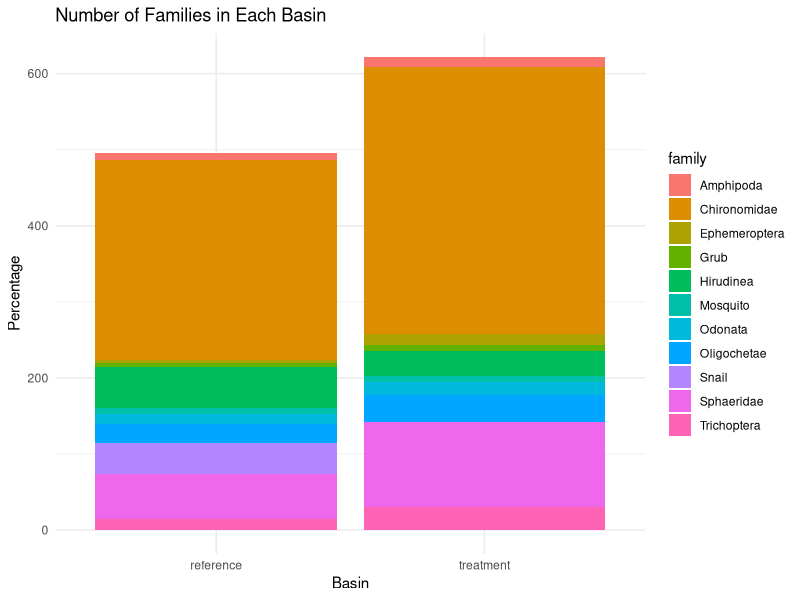
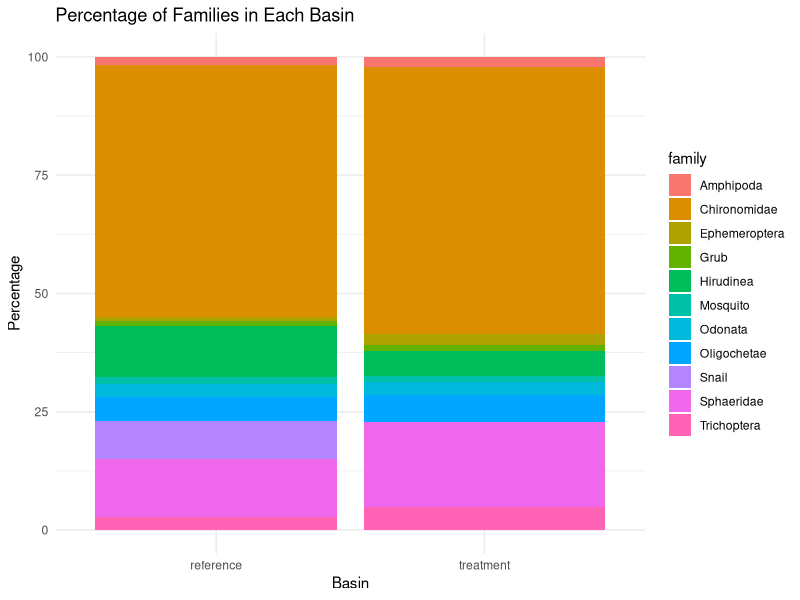
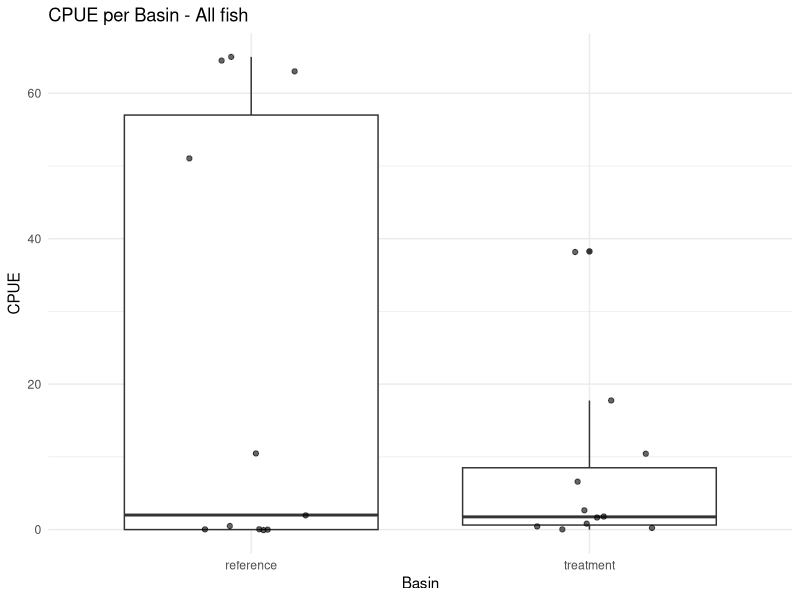
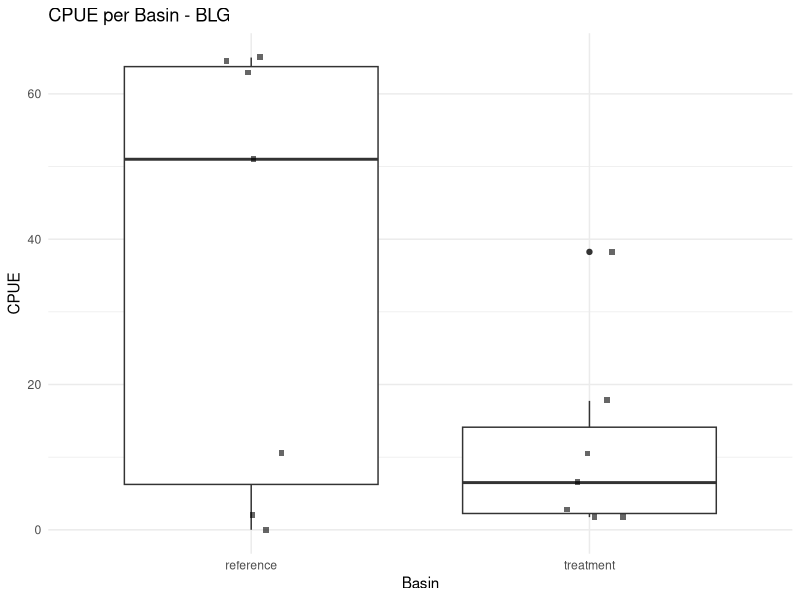

Generate these figures, in order, with R:
#Hello! 

library(tidyverse)
library(readr)

bmi_2024 <- read_csv("bmi_2024.csv")
View(bmi_2024)

####BMI 2024####
#Lets quick play around with BMI 

#Cleaning, omit NAs 
bmi_2024 <- na.omit(bmi_2024)

#Sum families by basin 
bmi_sum <- bmi_2024 %>%
  group_by(basin, family) %>%
  summarise(total_num = sum(number)) %>%
  ungroup()

#change that to a percentage and make a new data frame 
bmi_sum_percentage <- bmi_sum %>%
  group_by(basin) %>%
  mutate(percentage = total_num / sum(total_num) * 100) %>%
  ungroup()

#Plot families by basin by number 
bmi_sbp <- ggplot(bmi_sum, aes(x = basin, y = total_num, fill = family)) +
  geom_bar(stat = "identity") +
  labs(title = "Number of Families in Each Basin",
       x = "Basin",
       y = "Percentage") +
  theme_minimal()
bmi_sbp

#Plot families by basin by percentage 
bmi_sbp_percentage <- ggplot(bmi_sum_percentage, aes(x = basin, y = percentage, fill = family)) +
  geom_bar(stat = "identity") +
  labs(title = "Percentage of Families in Each Basin",
       x = "Basin",
       y = "Percentage") +
  theme_minimal()
bmi_sbp_percentage

####Preyfish 2024####

#Note - removed perch and minnowtraps from these data to avoid 0 inflation 
preyfish_2024 <- read_csv("preyfish_2024.csv")
View(preyfish_2024)

#Cleaning, omit NAs 
preyfish_2024 <- na.omit(preyfish_2024)

preyfish_bp <- ggplot(preyfish_2024, aes(x = basin, y = CPUE)) +
  geom_boxplot() +                       # Add boxplot
  geom_jitter(width = 0.2, alpha = 0.6) + # Add individual points with jitter for better visibility
  labs(title = "CPUE per Basin - All fish",
       x = "Basin",
       y = "CPUE") +
  theme_minimal()
preyfish_bp

#Omit LMB for giggles 
blg_preyfish <- preyfish_2024 %>%
  filter(species != 'LMB')

#plot CPUE without LMB 
blg_bp <- ggplot(blg_preyfish, aes(x = basin, y = CPUE)) +
  geom_boxplot() +                       
  geom_jitter(width = 0.1, alpha = 0.6, shape=15) + 
  labs(title = "CPUE per Basin - BLG",
       x = "Basin",
       y = "CPUE") +
  theme_minimal()
blg_bp
